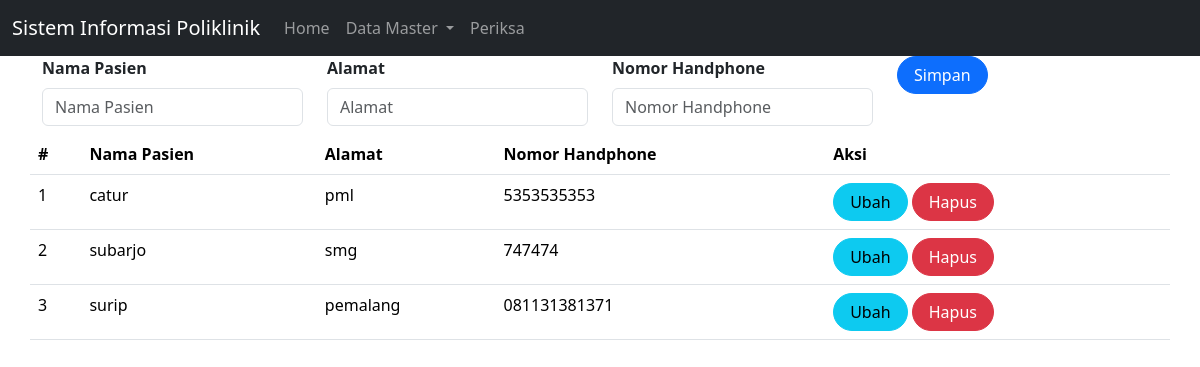
The app's page /pasien.php with its own data.
### tables this page shows
CREATE TABLE `pasien` (
  `id` int(10) NOT NULL,
  `nama` varchar(100) NOT NULL,
  `alamat` varchar(100) NOT NULL,
  `no_hp` varchar(20) NOT NULL
);

### pasien.php (the view, shortened to what this page needs)
<!doctype html>
<html lang="en">
  <head>
    <link href="https://cdn.jsdelivr.net/npm/bootstrap@5.3.2/dist/css/bootstrap.min.css" rel="stylesheet">
  </head>
  <body>
  <nav class="navbar navbar-expand-lg  navbar-dark bg-dark">
  <div class="container-fluid">
    <a class="navbar-brand" href="#">
      Sistem Informasi Poliklinik
    </a>
    <div class="collapse navbar-collapse" id="navbarNavDropdown">
      <ul class="navbar-nav">
        <li class="nav-item">
          <a class="nav-link" aria-current="page" href="index.php">
            Home
          </a>
        </li>
        <li class="nav-item dropdown">
          <a class="nav-link dropdown-toggle" href="#" role="button"
          data-bs-toggle="dropdown" aria-expanded="false">
            Data Master
          </a>
        </li>
        <li class="nav-item">
          <a class="nav-link"
          href="periksa.php?page=periksa">
            Periksa
          </a>
        </li>
      </ul>
    </div>
  </div>
</nav>
<?php
include'koneksi.php';
?>
<body>
    <div class="container">
    <form class="form row" method="POST" action="" name="myForm" onsubmit="return(validate());">
    <?php
    $nama = '';
    $alamat = '';
    $no_hp = '';
    ?>
     <div class="col">
        <label for="inputNama" class="form-label fw-bold">
            Nama Pasien
        </label>
        <input type="varchar" class="form-control" name="nama" id="inputNama" placeholder="Nama Pasien" value="<?php echo $nama ?>">
    </div>
    <div class="col">
        <label for="inputAlamat" class="form-label fw-bold">
            Alamat
        </label>
        <input type="varchar" class="form-control" name="alamat" id="inputAlamat" placeholder="Alamat" value="<?php echo $alamat ?>">
    </div>
    <div class="col mb-2">
        <label for="inputNo_hp" class="form-label fw-bold">
        Nomor Handphone
        </label>
        <input type="varchar" class="form-control" name="no_hp" id="inputNo_hp" placeholder="Nomor Handphone" value="<?php echo $no_hp ?>">
    </div>
    <div class="col">
        <button type="submit" class="btn btn-primary rounded-pill px-3" name="simpan">Simpan</button>
    </div>
<table class="table table-hover">
    <thead>
        <tr>
            <th scope="col">#</th>
            <th scope="col">Nama Pasien</th>
            <th scope="col">Alamat</th>
            <th scope="col">Nomor Handphone</th>
            <th scope="col">Aksi</th>
        </tr>
    </thead>
    <tbody>
    <?php
   $result = mysqli_query(
    $mysqli,"SELECT * FROM pasien ORDER BY nama"
    );
$no = 1;
while ($data = mysqli_fetch_array($result)) {
?>
    <tr>
        <td><?php echo $no++ ?></td>
        <td><?php echo $data['nama'] ?></td>
        <td><?php echo $data['alamat'] ?></td>
        <td><?php echo $data['no_hp'] ?></td>
                <td>
                    <a class="btn btn-info rounded-pill px-3"
                    href="pasien.php?id=<?php echo $data['id'] ?>">Ubah
                    </a>
                    <a class="btn btn-danger rounded-pill px-3"
                    href="pasien.php?id=<?php echo $data['id'] ?>&aksi=hapus">Hapus
                    </a>
                </td>
            </tr>
        <?php
        }
        ?>
    </tbody>
</form>
</body>
</html>

### records on screen
pasien: nama "catur", alamat "pml", no_hp "5353535353"
pasien: nama "subarjo", alamat "smg", no_hp "747474"
pasien: nama "surip", alamat "pemalang", no_hp "081131381371"
